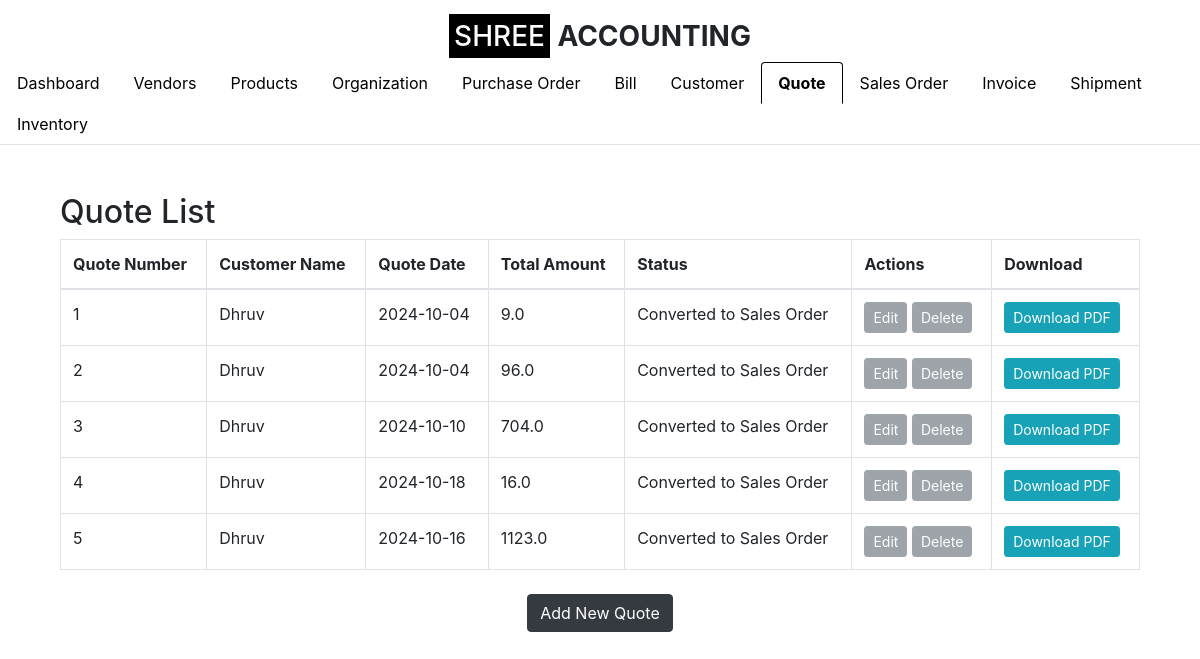
Page /quote (signed in) on the earlier database version.
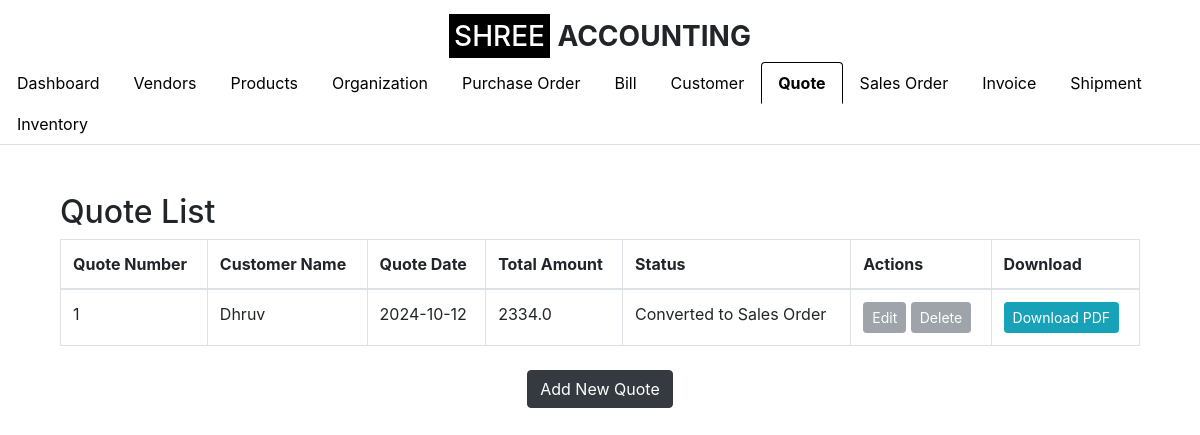
Same page on the later database version.
### app.py (models this page shows, shortened)
class Quote(db.Model):
    __tablename__ = 'quote'
    id = db.Column(db.Integer, primary_key=True)
    quote_number = db.Column(db.String(50), nullable=False, unique=True)
    customer_id = db.Column(db.Integer, db.ForeignKey('customer.id'), nullable=False)
    quote_date = db.Column(db.Date, nullable=False)
    total_amount = db.Column(db.Float, nullable=False)
    status = db.Column(db.String(50), nullable=False, default='Draft')
    organization_id = db.Column(db.Integer, db.ForeignKey('setup_organization.id'), nullable=False)
    customer = db.relationship('Customer', backref=db.backref('quotes', lazy=True))
    organization = db.relationship('SetupOrganization', backref=db.backref('quotes', lazy=True))
    line_items = db.relationship('QuoteLineItem', backref='quote_ref', lazy=True, cascade="all, delete-orphan")

class Customer(db.Model):
    id = db.Column(db.Integer, primary_key=True)
    customer_name = db.Column(db.String(100), nullable=False)
    company_name = db.Column(db.String(100), nullable=False)
    email_id = db.Column(db.String(100), nullable=False)
    phone_number = db.Column(db.String(15), nullable=False)
    address = db.Column(db.String(255), nullable=False)
    gst_number = db.Column(db.String(15), nullable=True)  # GST Number is optional
    organization_id = db.Column(db.Integer, db.ForeignKey('organization.id'), nullable=False)
    organization = db.relationship('Organization', backref=db.backref('customers', lazy=True))

### app.py (the view)
    def wrap(*args, **kwargs):
        if 'logged_in' in session:
            return f(*args, **kwargs)
        else:
            flash('Please log in first.', 'warning')
            return redirect(url_for('login'))

### app.py (called while the page is built)
def login_required(f):
    def wrap(*args, **kwargs):
        if 'logged_in' in session:
            return f(*args, **kwargs)
        else:
            flash('Please log in first.', 'warning')
            return redirect(url_for('login'))
    wrap.__name__ = f.__name__
    return wrap

@app.route('/quote')
@login_required
def quote_list():
    organization_id = session.get('organization_id')
    quotes = Quote.query.filter(Quote.organization_id == organization_id).all()
    quotes_with_sales_order = {}
    for quote in quotes:
        quotes_with_sales_order[quote.id] = quote.status == 'Converted to Sales Order'
    return render_template('quote_list.html', quotes=quotes, quotes_with_sales_order=quotes_with_sales_order, show_logo=True, active_tab='quote')

### templates/quote_list.html (shortened to what this page needs)
{% extends "base.html" %}
{% block content %}
<div class="container mt-5">
    <h2>Quote List</h2>
    <table class="table table-bordered">
        <thead>
            <tr>
                <th>Quote Number</th>
                <th>Customer Name</th>
                <th>Quote Date</th>
                <th>Total Amount</th>
                <th>Status</th>
                <th>Actions</th>
                <th>Download</th>
            </tr>
        </thead>
        <tbody>
            {% for quote in quotes %}
            <tr>
                <td>{{ quote.quote_number }}</td>
                <td>{{ quote.customer.customer_name }}</td>
                <td>{{ quote.quote_date }}</td>
                <td>{{ quote.total_amount }}</td>
                <td>{{ quote.status }}</td>
                <td>
                    {% if quote.status != 'Converted to Sales Order' %}
                        <a href="{{ url_for('edit_quote', quote_id=quote.id) }}" class="btn btn-warning btn-sm">Edit</a>
                        <form action="{{ url_for('delete_quote', quote_id=quote.id) }}" method="POST" style="display:inline-block;">
                            <input type="hidden" name="csrf_token" value="{{ csrf_token() }}">
                            <button type="submit" class="btn btn-danger btn-sm" onclick="return confirm('Are you sure you want to delete this quote?')">Delete</button>
                        </form>
                    {% else %}
                        <button class="btn btn-secondary btn-sm" disabled>Edit</button>
                        <button class="btn btn-secondary btn-sm" disabled>Delete</button>
                    {% endif %}
                </td>
                <td>
                    <a href="{{ url_for('generate_quote_pdf', quote_id=quote.id) }}" class="btn btn-info btn-sm">Download PDF</a>
                </td>
            </tr>
            {% endfor %}
        </tbody>
    </table>
    <div class="text-center mt-4">
        <a href="{{ url_for('create_quote') }}" class="btn btn-dark">Add New Quote</a>
    </div>
</div>
{% endblock %}

### templates/base.html (shortened to what this page needs)
<!DOCTYPE html>
<html lang="en">
<head>
    <link href="https://stackpath.bootstrapcdn.com/bootstrap/4.5.2/css/bootstrap.min.css" rel="stylesheet">
</head>
<body>
{% if show_logo %}
<div class="text-center logo">
    <h3><span style="background-color:black;color:white;padding:5px;">SHREE</span> <span style="font-weight:bold;">ACCOUNTING</span></h3>
</div>
{% endif %}
<ul class="nav nav-tabs">
    <li class="nav-item">
        <a class="nav-link {% if active_tab == 'dashboard' %}active{% endif %}" href="/dashboard">Dashboard</a>
    </li>
    <li class="nav-item">
        <a class="nav-link {% if active_tab == 'vendor_master' %}active{% endif %}" href="/vendor_list">Vendors</a>
    </li>
    <li class="nav-item">
    <a class="nav-link {% if active_tab == 'product' %}active{% endif %}" href="/product_list">Products</a>
    </li>
    <li class="nav-item">
                <a class="nav-link" href="{{ url_for('organization_list') }}">Organization</a>
    </li>
    <li class="nav-item">
    <a class="nav-link {% if active_tab == 'purchase_order' %}active{% endif %}" href="/purchase_order_list">Purchase Order</a>
    </li>
    <li class="nav-item">
        <a class="nav-link {% if active_tab == 'bill' %}active{% endif %}" href="/bill">Bill</a>
    </li>
    <li class="nav-item">
        <a class="nav-link {% if active_tab == 'customer' %}active{% endif %}" href="/customer_list">Customer</a>
    </li>
    <li class="nav-item">
        <a class="nav-link {% if active_tab == 'quote' %}active{% endif %}" href="/quote">Quote</a>
    </li>
    <li class="nav-item">
        <a class="nav-link {% if active_tab == 'sales_order' %}active{% endif %}" href="/sales_order">Sales Order</a>
    </li>
    <li class="nav-item">
        <a class="nav-link {% if active_tab == 'invoice' %}active{% endif %}" href="/invoice">Invoice</a>
    </li>
    <li class="nav-item">
        <a class="nav-link {% if active_tab == 'shipment' %}active{% endif %}" href="/shipment">Shipment</a>
    </li>
    <li class="nav-item">
        <a class="nav-link {% if active_tab == 'inventory' %}active{% endif %}" href="/inventory">Inventory</a>
    </li>
</ul>
<div class="container">
    {% block content %}
    {% endblock %}
</div>
</body>
</html>

### templates/base.html (style rules this page uses)
.logo { margin-top: 20px; }
.nav-tabs { margin-bottom: 20px; }
.nav-tabs .nav-link { color: #000; }
.nav-tabs .nav-link.active { border-color: #000 #000 #fff; color: #000; font-weight: bold; }

Differences in the rows shown:
removed Quote: quote_number "2", customer.customer_name "Dhruv", quote_date "2024-10-04", total_amount "96.0", status "Converted to Sales Order", shows "Edit"
removed Quote: quote_number "3", customer.customer_name "Dhruv", quote_date "2024-10-10", total_amount "704.0", status "Converted to Sales Order", shows "Edit"
removed Quote: quote_number "4", customer.customer_name "Dhruv", quote_date "2024-10-18", total_amount "16.0", status "Converted to Sales Order", shows "Edit"
removed Quote: quote_number "5", customer.customer_name "Dhruv", quote_date "2024-10-16", total_amount "1123.0", status "Converted to Sales Order", shows "Edit"
changed Quote "Converted to Sales Order": quote_date "2024-10-04" → "2024-10-12"; total_amount "9.0" → "2334.0"
